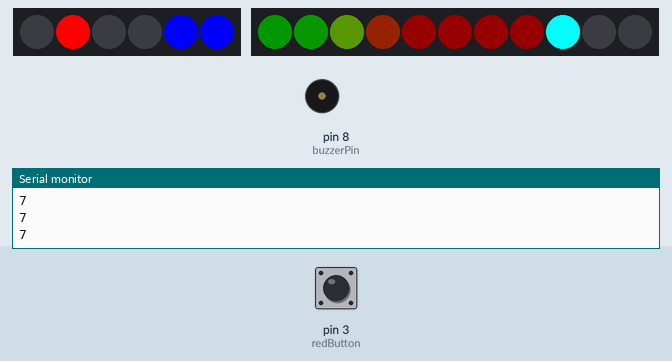
Recording of a sketch running on a simulated Arduino Uno, built with avr-gcc and run on an emulated ATmega328P. Parts: 6 RGB LEDs in strip order, left to right, 11 RGB LEDs in strip order, left to right, buzzer (waves = sounding), the last lines printed to the serial monitor. The inputs (shaded band) are chosen by the test bench; at power-on: pin 3 (redButton) LOW.

Above: at 5.0 s.
5.1 s: pin 3 (redButton) pulled HIGH for 3.2 s
At 8.47 s:
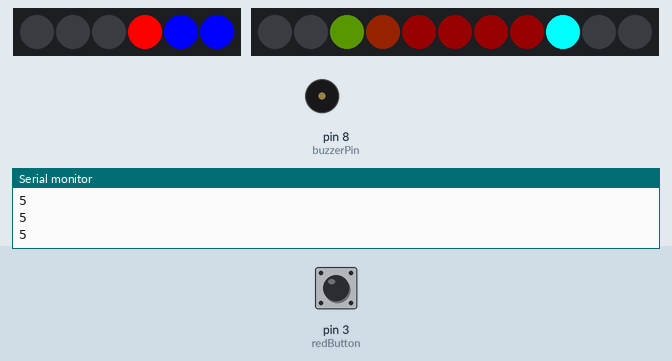
8.9 s: pin 3 (redButton) pulled HIGH for 0.15 s
At 9.05 s:
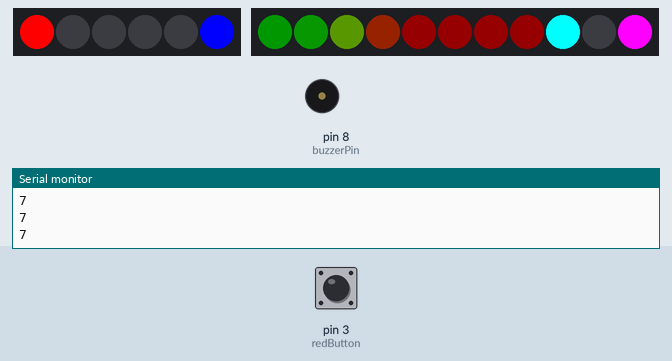
10.6 s: pin 3 (redButton) pulled HIGH for 1 s
At 10.85 s:
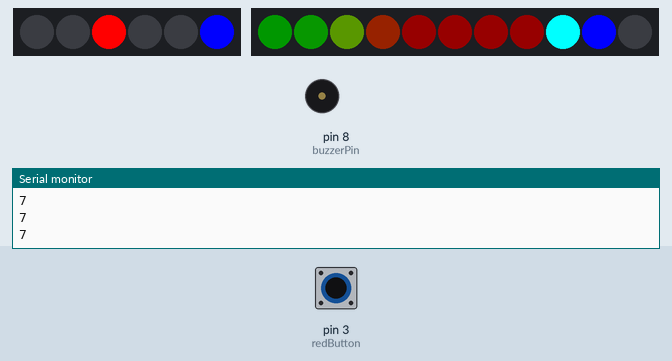
13.1 s: pin 3 (redButton) pulled HIGH for 1 s
At 14.22 s:
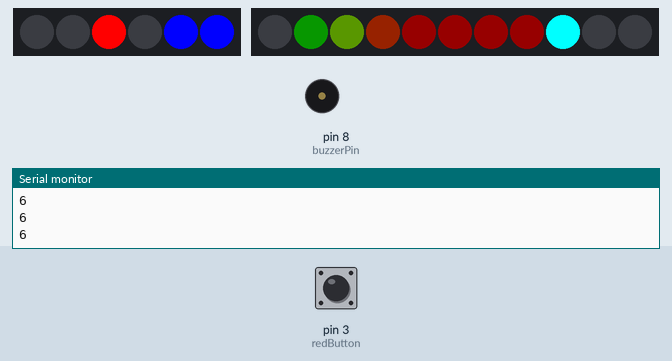
Timing chart, 0 to 16.6 s (numbered marks = the images above; inputs shaded):
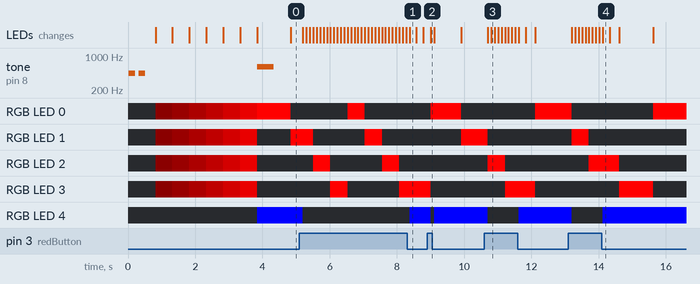

Measured:
- after the input at 5.1 s, the LEDs: first change after 0.11 s (image 1 shows a later state)
- after the input at 8.9 s, the LEDs: change after 0.10 s (image 2)
- after the input at 10.6 s, the LEDs: first change after 0.11 s (image 3 shows a later state)
- after the input at 13.1 s, the LEDs: first change after 0.10 s (image 4 shows a later state)
- by itself, tone on pin 8 (buzzerPin): plays 440 Hz for 0.20 s, 440 Hz for 0.20 s, 600 Hz for 0.50 s

The sketch:

protonpack.ino
```cpp
#include <Adafruit_NeoPixel.h>
#define LED_PIN   6
#define LED_COUNT 8
#define LIGHT_PIN 7
const int redButton = 3;
const int buzzerPin = 8;

Adafruit_NeoPixel strip(LED_COUNT + 3, LED_PIN, NEO_GRB + NEO_KHZ800);
Adafruit_NeoPixel backpackstrip(6, 9, NEO_GRB + NEO_KHZ800);


// 0 - red,   10922  -- yellow, 21845 - green
uint32_t ledOff = strip.ColorHSV(0, 0, 0);
uint32_t _1 = strip.gamma32(strip.ColorHSV(0, 255, 100));
uint32_t _2 = strip.gamma32(strip.ColorHSV(0, 255, 100));
uint32_t _3 = strip.gamma32(strip.ColorHSV(0, 255, 100));
uint32_t _4 = strip.gamma32(strip.ColorHSV(2000, 255, 100));
uint32_t _5 = strip.gamma32(strip.ColorHSV(6000, 255, 100));
uint32_t _6 = strip.gamma32(strip.ColorHSV(13000, 255, 100));
uint32_t _7 = strip.gamma32(strip.ColorHSV(18000, 255, 100));
uint32_t _8 = strip.gamma32(strip.ColorHSV(21845, 255, 100));
uint32_t white = strip.Color(255, 255, 255);

uint32_t fireBlue = strip.ColorHSV(43690, 255, 255);
uint32_t firePink = strip.ColorHSV(54613, 255, 255);

uint32_t power[] = {_8, _7, _6, _5, _4, _3, _2, _1};

uint32_t backpackLedOff = backpackstrip.ColorHSV(0, 0, 0);
uint32_t red = backpackstrip.gamma32(backpackstrip.ColorHSV(0, 255, 255));
uint32_t blue = backpackstrip.gamma32(backpackstrip.ColorHSV(43690, 255, 255));

const int fireSound = 10000;
const int warningSound = 440;
const int readySound = 600;

const int upInterval = 200;
const int downInterval = 1000;

unsigned long lastTime = 0;
unsigned long lastCycleTime = 0;
unsigned long lastFireCycleTime = 0;

int currentCharge = 7;
boolean currRedKey = false;
boolean prevRedKey = currRedKey;

int direction = 0;
bool redButtonPressed = false;


void setup() {
  Serial.begin(9600);

  pinMode(buzzerPin, OUTPUT);
  pinMode(redButton, INPUT);

  backpackstrip.begin();
  backpackstrip.show();
  backpackstrip.setBrightness(255);

  strip.begin();
  strip.show();
  strip.setBrightness(255);


  startupSequence();
  lastFireCycleTime = lastCycleTime = lastTime = millis();
}


void loop() {


  boolean isRedPressed = isRedButtonPressed();

  cycleBackpackLights(isRedPressed);

  if (isRedPressed && !prevRedKey) {
    //start pressing button
    direction = 1;
  }

  if (!isRedPressed && prevRedKey) {
    //just released button
    //start climbing again
    direction = -1;
  }

  if (isRedPressed) {
    fireLights();
    fireNoise();
  } else {
    turnOffGunLights();
  }

  prevRedKey = isRedPressed;

  if (direction == 1) {
    //go down
    //slowly
    long currentTime = millis();
    if (currentTime > lastTime + downInterval) {
      lastTime = currentTime;
      currentCharge--;
      if (currentCharge < 0) {
        currentCharge = 0;
        failureLights();
        //play full recharge sequence
        playEmptyWarning();
        startupSequence();
      }
    }
  } else {
    //go up
    //faster
    long currentTime = millis();
    if (currentTime > lastTime + upInterval) {
      lastTime = currentTime;
      currentCharge++;
      if (currentCharge >= 7) {
        currentCharge = 7;
      }
    }
  }

  updateStripLights();
  backpackstrip.show();

  Serial.println(currentCharge);
}

void failureLights() {

  turnOffGunLights();

  //turn off blue lights.
  backpackstrip.setPixelColor(4, ledOff);
  backpackstrip.setPixelColor(5, ledOff);

  //turn on all red
  backpackstrip.setPixelColor(0, red);
  backpackstrip.setPixelColor(1, red);
  backpackstrip.setPixelColor(2, red);
  backpackstrip.setPixelColor(3, red);
  backpackstrip.show();
}

int next = 0;

const int cycleTime = 1000;
void cycleBackpackLights(boolean firing) {

  backpackstrip.setPixelColor(4, blue);
  backpackstrip.setPixelColor(5, blue);
  int currentCycleTime = cycleTime;
  if(firing) {
    currentCycleTime = cycleTime/2;
    backpackstrip.setPixelColor(4, ledOff);
  } else {
    backpackstrip.setPixelColor(4, blue);
  }
  //Cycle lights
  long currentTime = millis();
  if (currentTime > lastCycleTime + currentCycleTime) {

    lastCycleTime = currentTime;
    next++;
    if (next > 3) {
      next = 0;
    }
  }

  for (int i = 0; i < 4; i++) {
    if (i == next) {
      backpackstrip.setPixelColor(i, red);
    } else {
      backpackstrip.setPixelColor(i, backpackLedOff);
    }
  }
}

boolean nextBlue = false;
int fireSpeed = 100;
void fireLights()
{
  long currentTime = millis();
  if (currentTime > lastFireCycleTime + fireSpeed) {
    if (nextBlue) {
      nextBlue = false;
      strip.setPixelColor(9, fireBlue);
      strip.setPixelColor(10, ledOff);
    //  tone(buzzerPin, 200, 50);
    } else {
      nextBlue = true;
      strip.setPixelColor(9, ledOff);
      strip.setPixelColor(10, firePink);
    //  tone(buzzerPin, 500, 50);
    }
    lastFireCycleTime = currentTime;
  }
  // flash lights
}

void turnOffGunLights() {
  strip.setPixelColor(9, ledOff);
  strip.setPixelColor(10, ledOff);
  strip.show();
}

void updateStripLights() {
  int turnOffUntil = 7 - currentCharge;
  for (int i = 0; i <= LED_COUNT; i++) {

    if (i < turnOffUntil) {
      turnOffLight(i);
    } else {
      strip.setPixelColor(i, power[i]);
    }
  }

  //8 is the LED in proton gun, This is always the same colour.
  strip.setPixelColor(8, 0, 255, 255);

  strip.show();
}

void turnOffLight(int pos) {
  strip.setPixelColor(pos, ledOff);
}

void fireNoise() {
  //  tone(buzzerPin, fireSound, 200);

  for(int i = 0; i< 200; i++) {
    //tone(buzzerPin, fireSound, i);

    digitalWrite(buzzerPin, HIGH);
     delayMicroseconds(i*3);
     digitalWrite(buzzerPin, LOW);
  // tone(buzzerPin, fireSound, i);

     delayMicroseconds(i*2);
  }
}

void playWarning() {
  tone(buzzerPin, warningSound, 200);
  delay(300);
  tone(buzzerPin, warningSound, 200);
}

void playEmptyWarning() {
  tone(buzzerPin, warningSound, 100);
  delay(300);
  tone(buzzerPin, warningSound, 100);
  delay(300);
  tone(buzzerPin, warningSound, 100);
}

void playLongWarning() {
  tone(buzzerPin, readySound, 500);
}

void test() {
  for (int i = 0; i < LED_COUNT; i++) {
    strip.setPixelColor(i, power[i]);

  }
  strip.show();
}

void startupSequence() {
  Serial.println("startup sequence ...");
  strip.setPixelColor(7, power[7]);
  strip.show();
  playWarning();


  for (int i = LED_COUNT - 2; i >= 0; i--) {
    delay(500);
    strip.setPixelColor(i, power[i]);
    strip.show();

    if(i < 5) {
      backpackstrip.setPixelColor(5, blue);
      backpackstrip.show();
    }

    uint32_t redStart = backpackstrip.gamma32(backpackstrip.ColorHSV(0, 255, 255 + (-i * 30)));
     backpackstrip.setPixelColor(0, redStart);
     backpackstrip.setPixelColor(1, redStart);
     backpackstrip.setPixelColor(2, redStart);
     backpackstrip.setPixelColor(3, redStart);
     backpackstrip.show();
  }

  backpackstrip.setPixelColor(4, blue);
  backpackstrip.show();

  playLongWarning();
  currentCharge = 7;
  Serial.println("Ready!!");
}

boolean isRedButtonPressed()
{
  return (digitalRead(redButton) == HIGH);
}
```
